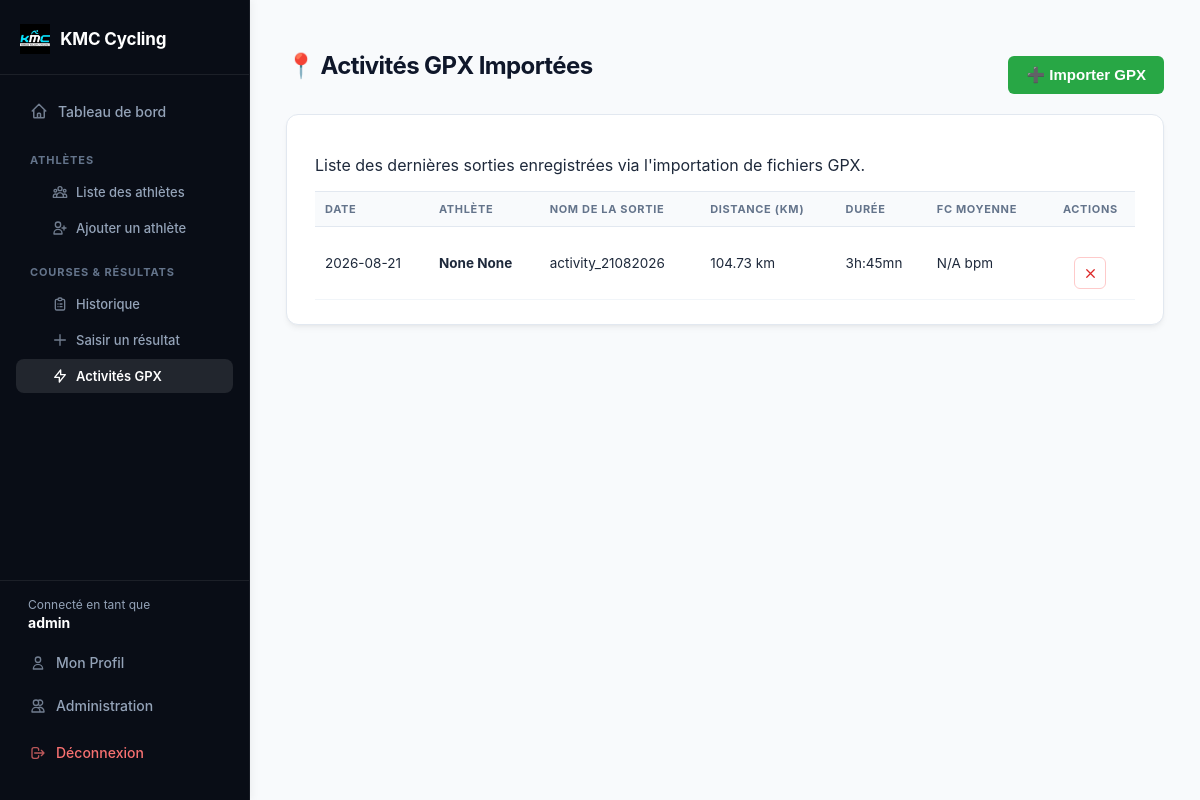
The page /activites (signed in) on the database as committed earlier.
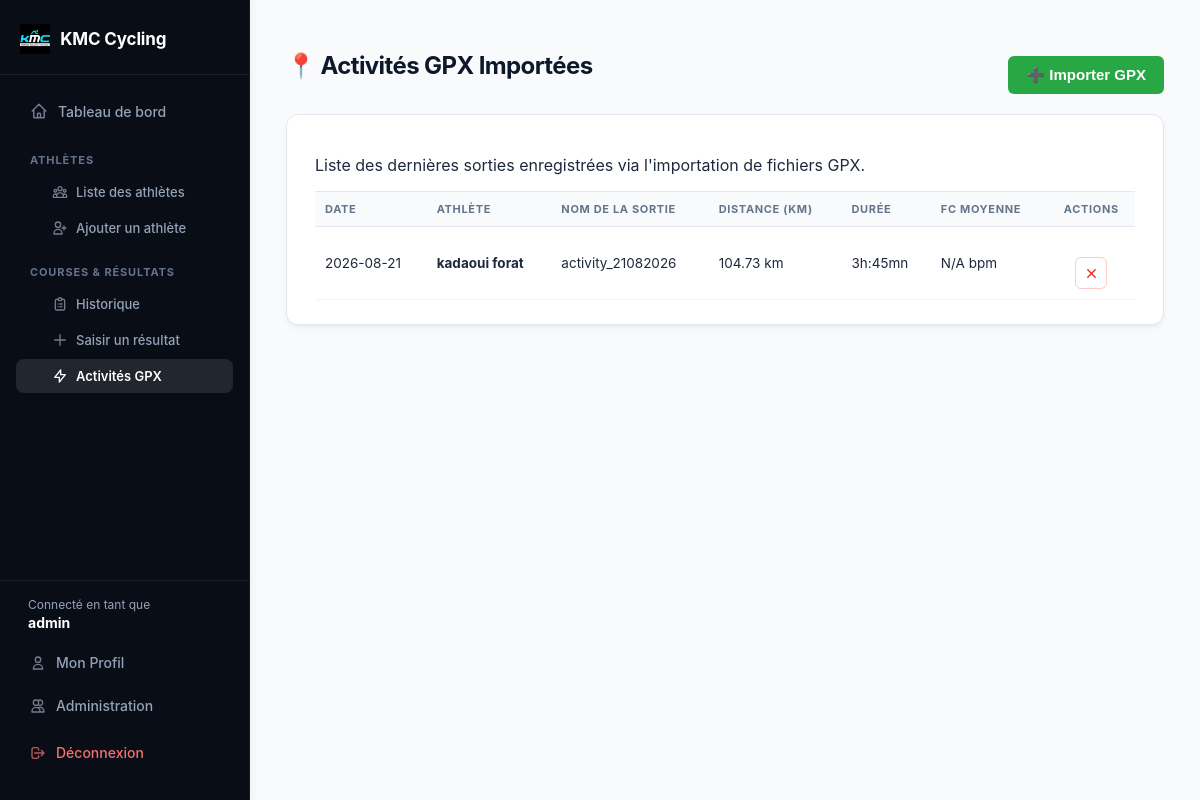
The same page on the database as committed later.
### tables this page shows
CREATE TABLE activites (
            id INTEGER PRIMARY KEY AUTOINCREMENT,
            nom TEXT,
            distance REAL,
            duree INTEGER,
            date_activite TEXT,
            frequence_cardiaque_moy REAL
        , athlete_id INTEGER);

CREATE TABLE athletes (
            id INTEGER PRIMARY KEY AUTOINCREMENT,
            nom TEXT NOT NULL,
            prenom TEXT NOT NULL,
            date_naissance TEXT,
            categorie TEXT,
            nom_fichier TEXT
        , user_id INTEGER);

### app.py (the view)
@app.route("/activites")
def liste_activites():
    if "user_id" not in session or session.get("role") != "admin":
        flash("Accès réservé exclusivement à l'administrateur.", "erreur")
        return redirect(url_for("index"))
    conn = get_db_connection()
    activites = conn.execute("""
        SELECT act.*, a.nom as athlete_nom, a.prenom as athlete_prenom
        FROM activites act
        LEFT JOIN athletes a ON act.athlete_id = a.id
        ORDER BY act.date_activite DESC
    """).fetchall()
    athletes = conn.execute("SELECT id, nom, prenom FROM athletes ORDER BY nom, prenom").fetchall()
    conn.close()
    return render_template("activites_strava.html", activites=activites, athletes=athletes)

### app.py (called while the page is built)
def get_db_connection():
    conn = sqlite3.connect("cyclisme.db")
    conn.row_factory = sqlite3.Row
    conn.execute("PRAGMA foreign_keys = ON;")
    return conn

@app.after_request
def add_header(response):
    response.headers["Cache-Control"] = (
        "no-cache, no-store, must-revalidate, post-check=0, pre-check=0, max-age=0"
    )
    response.headers["Pragma"] = "no-cache"
    response.headers["Expires"] = "-1"
    return response

def formater_duree(secondes):
    if not secondes:
        return "0min"
    heures = secondes // 3600
    minutes = (secondes % 3600) // 60
    if heures > 0:
        return f"{heures}h:{minutes:02d}mn"
    return f"{minutes}mn"

### templates/activites_strava.html (shortened to what this page needs)
<!DOCTYPE html>
<html lang="fr">
<head>
    <link rel="stylesheet" href="{{ url_for('static', filename='style.css') }}">
</head>
<body>
    <div class="app-layout">
        {% include 'sidebar.html' %}
        <main class="content">
            <div class="container">
                <div style="display: flex; justify-content: space-between; align-items: center; margin-bottom: 20px;">
                    <h1 style="margin: 0;">📍 Activités GPX Importées</h1>
                    {% if session.get('role') == 'admin' %}
                    <button type="button" id="btnToggleGpx" onclick="toggleFormulaireGpx()" class="btn" style="background-color: #28a745; color: white; padding: 10px 18px; border-radius: 6px; border: none; cursor: pointer; font-size: 15px; font-weight: bold;">
                        ➕ Importer GPX
                    </button>
                    {% endif %}
                </div>
                <div class="card">
                    <p>Liste des dernières sorties enregistrées via l'importation de fichiers GPX.</p>
                    <div style="margin-top: 15px; overflow-x: auto;">
                        <table style="width: 100%; border-collapse: collapse;">
                            <thead>
                                <tr style="background-color: #f4f4f4; text-align: left;">
                                    <th style="padding: 10px;">Date</th>
                                    <th style="padding: 10px;">Athlète</th>
                                    <th style="padding: 10px;">Nom de la sortie</th>
                                    <th style="padding: 10px;">Distance (km)</th>
                                    <th style="padding: 10px;">Durée</th>
                                    <th style="padding: 10px;">FC Moyenne</th>
                                    <th style="padding: 10px; text-align: center;">Actions</th>
                                </tr>
                            </thead>
                            <tbody>
                                {% for act in activites %}
                                <tr style="border-bottom: 1px solid #ddd;">
                                    <td style="padding: 10px;">{{ act.date_activite[:10] if act.date_activite else 'N/A' }}</td>
                                    <td style="padding: 10px; font-weight: bold;">{{ act.athlete_nom }} {{ act.athlete_prenom }}</td>
                                    <td style="padding: 10px;">{{ act.nom }}</td>
                                    <td style="padding: 10px;">{{ "%.2f"|format(act.distance) }} km</td>
                                    <td style="padding: 10px;">{{ formater_duree(act.duree) }}</td>
                                    <td style="padding: 10px;">{{ act.frequence_cardiaque_moy|default('N/A', true) }} bpm</td>
                                    <td style="padding: 10px; text-align: center;">
                                        <form action="{{ url_for('supprimer_activite', id=act.id) }}" method="POST" onsubmit="return confirm('Voulez-vous vraiment supprimer cette sortie ?');" style="display:inline;">
                                            <button type="submit" class="btn-icone btn-supprimer" title="Supprimer">
                                                <svg width="15" height="15" fill="none" stroke="currentColor" stroke-width="2" viewBox="0 0 24 24"><path stroke-linecap="round" stroke-linejoin="round" d="M6 18L18 6M6 6l12 12"/></svg>
                                            </button>
                                        </form>
                                    </td>
                                </tr>
                                {% else %}
                                <tr>
                                    <td colspan="7" style="padding: 15px; text-align: center; color: #777;">Aucune activité GPX enregistrée pour le moment.</td>
                                </tr>
                                {% endfor %}
                            </tbody>
                        </table>
                    </div>
                </div>
            </div>
        </main>
    </div>
</body>
</html>

Rows that differ between the two databases and show on the page:
removed activites: date_activite "2026-08-21", athlete_nom "None", athlete_prenom "None", nom "activity_21082026", distance "104.73", duree "3h:45mn", frequence_cardiaque_moy "N/A"
added activites: date_activite "2026-08-21", athlete_nom "kadaoui", athlete_prenom "forat", nom "activity_21082026", distance "104.73", duree "3h:45mn", frequence_cardiaque_moy "N/A"
